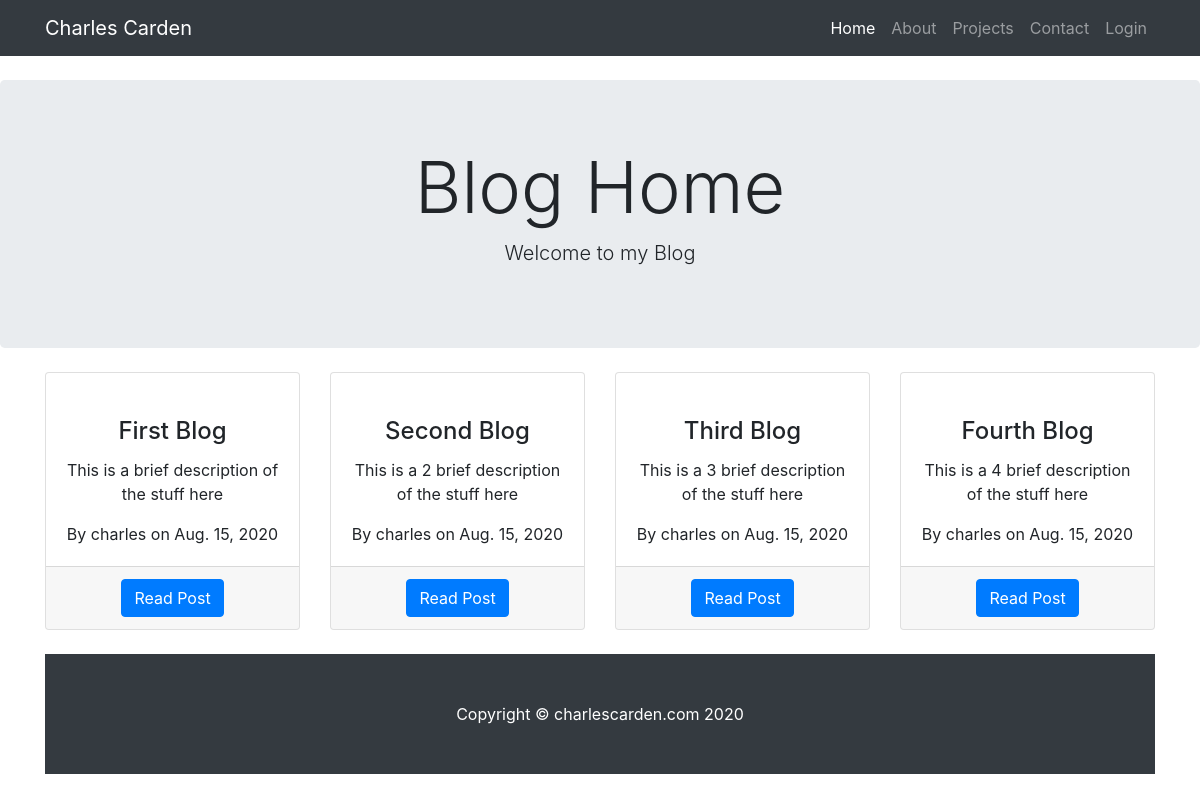
The app's page /, older data.
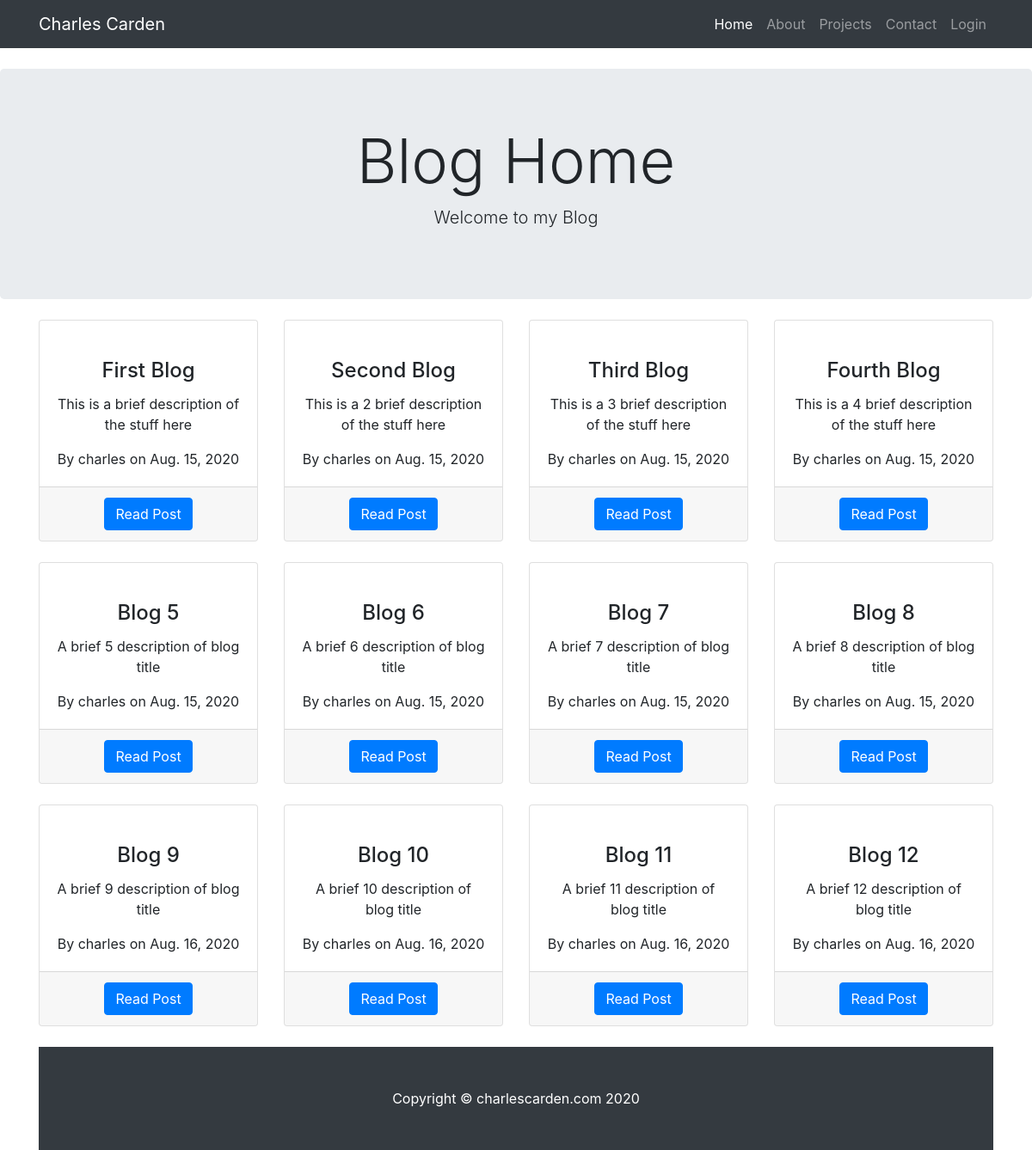
The same page, newer data.
### blog/models.py (models this page shows, shortened)
class Post(models.Model):
    title = models.CharField(max_length=100)
    description = models.TextField(max_length=100)
    content = models.TextField()
    date_posted = models.DateTimeField(default=timezone.now)
    author = models.ForeignKey(User, on_delete=models.CASCADE)

### blog/views.py (the view)
# urls.py: path('', views.home, name='blog-home'),
def home(request):
    context = {'posts': Post.objects.all()}
    return render(request, 'blog/home.html', context)

### blog/templates/blog/home.html (shortened to what this page needs)
{% extends "blog/base.html" %}
{% block content %}
    <center><header class="jumbotron my-4">
      <h1 class="display-3">Blog Home</h1>
      <p class="lead">Welcome to my Blog</p>
    </header></center>
  <div class="container">
    <div class="row text-center">
      {% for post in posts %}
      <div class="col-lg-3 col-md-6 mb-4">
        <div class="card h-100">
          <a href="/home">
          <div class="card-body"></a>
            <h4 class="card-title">{{ post.title }} </h4>
            <p class="card-text">{{ post.description }}</p>
            <p class="card-text">By {{ post.author }} on {{ post.date_posted|date:"N d, Y" }}</p>
          </div>
          <div class="card-footer">
            <a href="#" class="btn btn-primary">Read Post</a>
          </div>
        </div>
      </div>
    {% endfor %}
{% endblock content %}

Row changes from the older to the newer data that the page shows:
added Post: title "Blog 5", description "A brief 5 description of blog title", author "charles", date_posted "Aug. 15, 2020"
added Post: title "Blog 6", description "A brief 6 description of blog title", author "charles", date_posted "Aug. 15, 2020"
added Post: title "Blog 7", description "A brief 7 description of blog title", author "charles", date_posted "Aug. 15, 2020"
added Post: title "Blog 8", description "A brief 8 description of blog title", author "charles", date_posted "Aug. 15, 2020"
added Post: title "Blog 9", description "A brief 9 description of blog title", author "charles", date_posted "Aug. 16, 2020"
added Post: title "Blog 10", description "A brief 10 description of blog title", author "charles", date_posted "Aug. 16, 2020"
added Post: title "Blog 11", description "A brief 11 description of blog title", author "charles", date_posted "Aug. 16, 2020"
added Post: title "Blog 12", description "A brief 12 description of blog title", author "charles", date_posted "Aug. 16, 2020"
